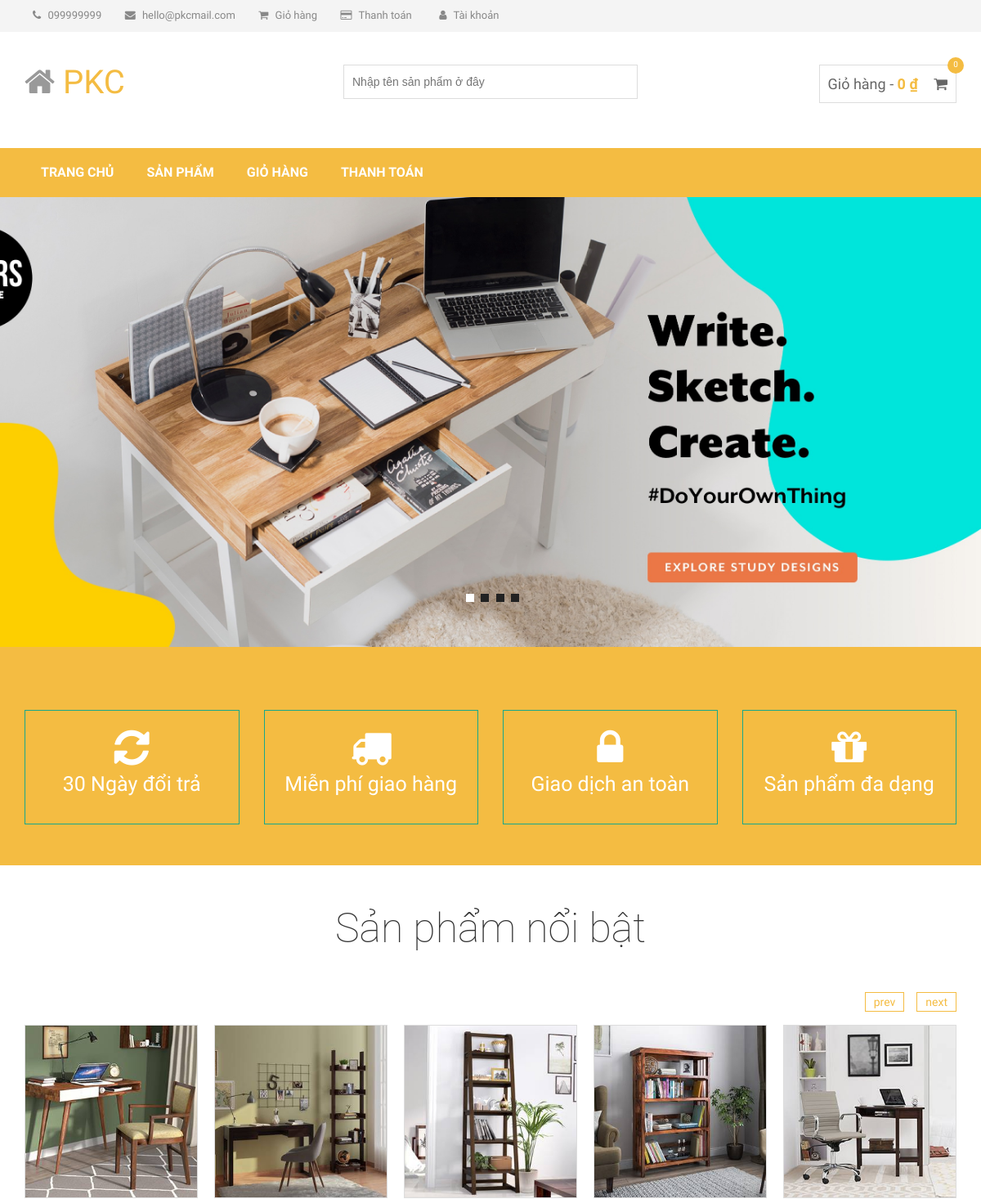
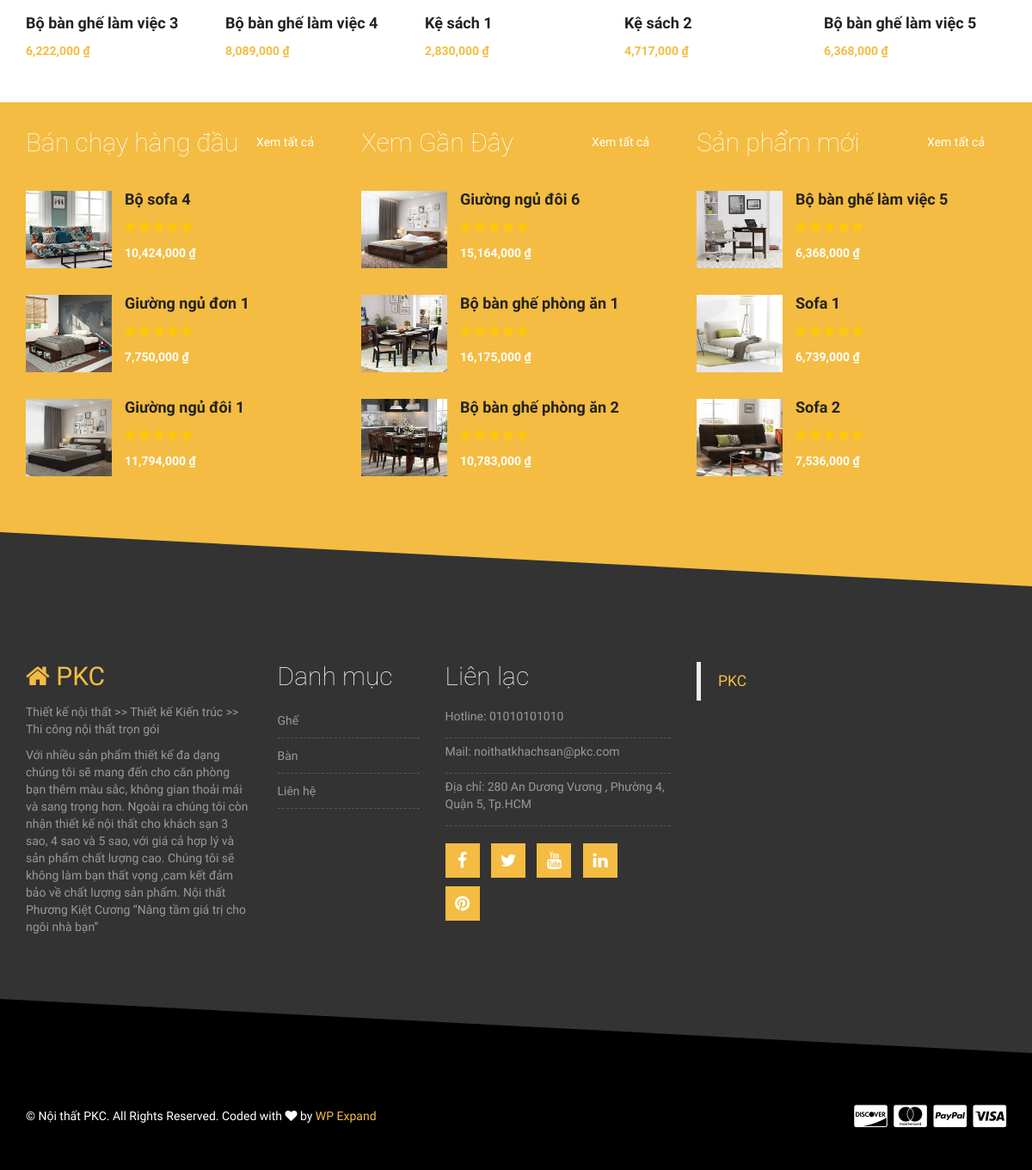
The page / on the database its author committed (2 pictures, top to bottom).
### tables this page shows
CREATE TABLE IF NOT EXISTS `san_pham` (
  `id_sp` int(11) NOT NULL AUTO_INCREMENT,
  `ten_sp` varchar(150) NOT NULL,
  `id_loai` int(11) NOT NULL,
  `don_gia` int(20) NOT NULL,
  `hinh` varchar(300) NOT NULL,
  PRIMARY KEY (`id_sp`)
);

### views/main/vMain.php (called while the page is built)
<?php
include("slider-area.php");
include("promo-area.php");
include("main-content-area.php");
include("product-widget-area.php");
?>

### templates/layout.php (called while the page is built)
<?php
include("head.php");
include("header-area.php");
include("site-branding-area.php");
include("mainmenu.php");
include("content.php");
include("footer-top.php");
include("footer-bottom.php");
?>

### index.php (called while the page is built, shortened)
<?php
include("process/xemSanPham.php");
$pmodel=new pModel();
$ds_sp_noi_bat=$pmodel->Xem_tat_ca(2,8);
$ds_sp_ban_chay=$pmodel->Xem_tat_ca(13,3);
$ds_sp_moi=$pmodel->Xem_tat_ca(6,3);
$ds_sp_xem_gan_day=$pmodel->Xem_tat_ca(20,3);
include("templates/layout.php");
?>

### lib/database.php (called while the page is built, shortened)
<?php
class database{
    protected $pdo = NULL;
    protected $sql = '';
    public function __construct() {
        try
		{
			$this->pdo = new PDO("mysql:host=".DB_HOST."; dbname=".DB_NAME,DB_USER,DB_PWD);
			$this->pdo->query('set names "utf8"');
		}
		catch(PDOException $ex )
		{
			die($ex->getMessage());
		}
    }
    public function setQuery($sql) {
        $this->sql = $sql;
    }
    public function execute($options=array()) {
        $this->sta = $this->pdo->prepare($this->sql);
        $this->sta->execute();
        return $this->sta;
    }
    public function loadAllRows($options=array()) {
        if(!$options) {
            if(!$result = $this->execute())
                return false;
        }
        else {
            if(!$result = $this->execute($options))
                return false;
        }
        return $result->fetchAll(PDO::FETCH_OBJ);
    }
}
?>

### process/xemSanPham.php (called while the page is built, shortened)
<?php
include_once("lib/database.php");
class pModel extends database
{
	public function Xem_tat_ca($vt=-1,$limit=-1)
	{
		$sql="SELECT * FROM san_pham ";
		if($vt>=0 && $limit>0)
		{
			$sql.="LIMIT $vt,$limit";
		}
		return $this->loadAllRows();
	}
}
?>

### views/main/main-content-area.php (the view, shortened to what this page needs)
<div class="maincontent-area">
        <div class="container">
            <div class="row">
                <div class="col-md-12">
                    <div class="latest-product">
                        <h2 class="section-title">Sản phẩm nổi bật</h2>
                        <div class="product-carousel">
                        <?php
                        foreach($ds_sp_noi_bat as $sp_noi_bat)
						{
						?>
                            <div class="single-product">
                                <div class="product-f-image">
                                    <img src="img/<?php echo $sp_noi_bat->hinh;?>" alt="">
                                    <div class="product-hover">
                                    </div>
                                </div>
                                <h2><a href="detail.php?id_sp=<?php echo $sp_noi_bat->id_sp;?>"><?php echo $sp_noi_bat->ten_sp;?></a></h2>
                                <div class="product-carousel-price">
                                    <ins><?php echo number_format($sp_noi_bat->don_gia)." ";?>₫</ins>
                                </div>
                            </div>
                         <?php
						}
						 ?>
                        </div>
                    </div>
                </div>
            </div>
        </div>
    </div>

### views/main/product-widget-area.php
<div class="product-widget-area">
        <div class="zigzag-bottom"></div>
        <div class="container">
            <div class="row">
                <div class="col-md-4">
                    <div class="single-product-widget">
                        <h2 class="product-wid-title">Bán chạy hàng đầu</h2>
                        <a href="" class="wid-view-more">Xem tất cả</a>
                        <?php
                        foreach($ds_sp_ban_chay as $sp_ban_chay)
						{
						?>
                        <div class="single-wid-product">
                            <a href="detail.php?id_sp=<?php echo $sp_ban_chay->id_sp;?>"><img src="img/<?php echo $sp_ban_chay->hinh;?>" alt="" class="product-thumb"></a>
                            <h2><a href="detail.php?id_sp=<?php echo $sp_ban_chay->id_sp;?>"><?php echo $sp_ban_chay->ten_sp?></a></h2>
                            <div class="product-wid-rating">
                                <i class="fa fa-star"></i>
                                <i class="fa fa-star"></i>
                                <i class="fa fa-star"></i>
                                <i class="fa fa-star"></i>
                                <i class="fa fa-star"></i>
                            </div>
                            <div class="product-wid-price">
                                <ins><?php echo number_format($sp_ban_chay->don_gia)." "?>₫</ins>
                            </div>
                        </div>
                        <?php
						}
						?>
                    </div>
                </div>
                <div class="col-md-4">
                    <div class="single-product-widget">
                        <h2 class="product-wid-title">Xem Gần Đây</h2>
                        <a href="#" class="wid-view-more">Xem tất cả</a>
                        <?php
                        foreach($ds_sp_xem_gan_day as $sp_gan_day)
						{
						?>
                        <div class="single-wid-product">
                            <a href="detail.php?id_sp=<?php echo $sp_gan_day->id_sp;?>"><img src="img/<?php echo $sp_gan_day->hinh;?>" alt="" class="product-thumb"></a>
                            <h2><a href="detail.php?id_sp=<?php echo $sp_gan_day->id_sp;?>"><?php echo $sp_gan_day->ten_sp;?></a></h2>
                            <div class="product-wid-rating">
                                <i class="fa fa-star"></i>
                                <i class="fa fa-star"></i>
                                <i class="fa fa-star"></i>
                                <i class="fa fa-star"></i>
                                <i class="fa fa-star"></i>
                            </div>
                            <div class="product-wid-price">
                                <ins><?php echo number_format($sp_gan_day->don_gia)." ";?>₫</ins>
                            </div>
                        </div>
                        <?php
						}
						?>
                    </div>
                </div>
                <div class="col-md-4">
                    <div class="single-product-widget">
                        <h2 class="product-wid-title">Sản phẩm mới</h2>
                        <a href="#" class="wid-view-more">Xem tất cả</a>
                        <?php
                        foreach($ds_sp_moi as $sp_moi)
						{
						?>
                        <div class="single-wid-product">
                            <a href="detail.php?id_sp=<?php echo $sp_moi->id_sp;?>"><img src="img/<?php echo $sp_moi->hinh;?>" alt="" class="product-thumb"></a>
                            <h2><a href="detail.php?id_sp=<?php echo $sp_moi->id_sp;?>"><?php echo $sp_moi->ten_sp;?></a></h2>
                            <div class="product-wid-rating">
                                <i class="fa fa-star"></i>
                                <i class="fa fa-star"></i>
                                <i class="fa fa-star"></i>
                                <i class="fa fa-star"></i>
                                <i class="fa fa-star"></i>
                            </div>
                            <div class="product-wid-price">
                                <ins><?php echo number_format($sp_moi->don_gia)." ";?>₫</ins>
                            </div>
                        </div>
                        <?php
						}
						?>
                    </div>
                </div>
            </div>
        </div>
    </div>

### rows shown on the page
san_pham: hinh (picture), ten_sp "Bộ bàn ghế làm việc 3", don_gia "6,222,000"
san_pham: hinh (picture), ten_sp "Bộ bàn ghế làm việc 4", don_gia "8,089,000"
san_pham: hinh (picture), ten_sp "Kệ sách 1", don_gia "2,830,000"
san_pham: hinh (picture), ten_sp "Kệ sách 2", don_gia "4,717,000"
san_pham: hinh (picture), ten_sp "Bộ bàn ghế làm việc 5", don_gia "6,368,000"
san_pham: hinh (picture), ten_sp "Bộ sofa 4", don_gia "10,424,000"
san_pham: hinh (picture), ten_sp "Giường ngủ đơn 1", don_gia "7,750,000"
san_pham: hinh (picture), ten_sp "Giường ngủ đôi 1", don_gia "11,794,000"
san_pham: hinh (picture), ten_sp "Giường ngủ đôi 6", don_gia "15,164,000"
san_pham: hinh (picture), ten_sp "Bộ bàn ghế phòng ăn 1", don_gia "16,175,000"
san_pham: hinh (picture), ten_sp "Bộ bàn ghế phòng ăn 2", don_gia "10,783,000"
san_pham: hinh (picture), ten_sp "Sofa 1", don_gia "6,739,000"
san_pham: hinh (picture), ten_sp "Sofa 2", don_gia "7,536,000"
